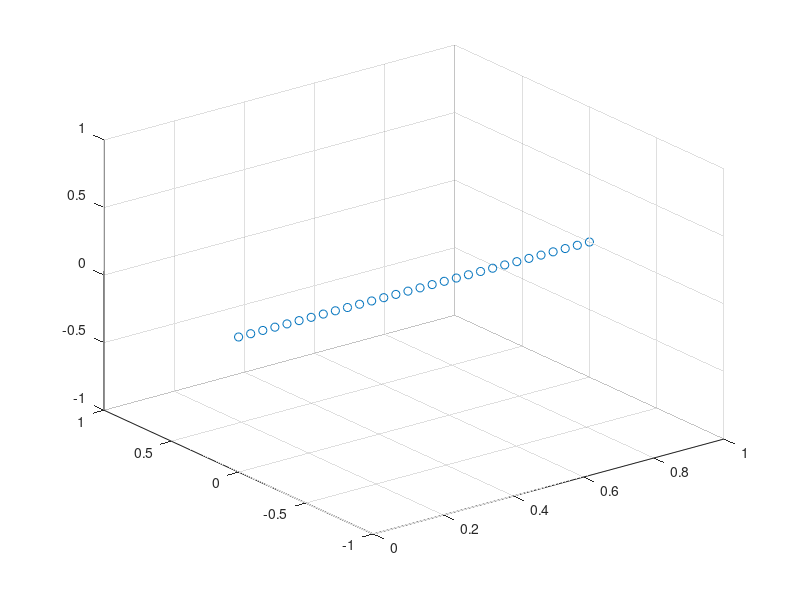

Source code (MATLAB): (Note: this script raises an error after producing the figure.)
clear all; clc; close all

% Using Nystrom discretisation.
l = 1;
m = 30; % number of force nodes to put along a single virion.
eps = l/m;
mu = 1;

k = 1;
kbar = 1;

n_v = 1;
v_nodes = vertcat(linspace(0,1,m), zeros(1,m),zeros(1,m));
b0 = v_nodes(1,2)-v_nodes(1,1);
N = length(v_nodes);
figure 
axis vis3d equal
axis([0 1 -1 1 -1 1])
NN = eye(3*N);

h = 0.01;
t = [0:h:1];

x_1 = v_nodes;
scatter3(x_1(1,:),x_1(2,:),x_1(3,:),'ro')

x_curr = [];

for kk = 1:length(t)
    S = get_reg_stokeslets(x_1,x_1,eps,mu);
    F_elas = get_stretch_forces(x_1,b0,k) + get_bend_forces(x_1,kbar);
    
    resist = get_resistance_mat_virion(NN,eps,x_1,N,x_1,N);
    F_hydro = [resist(1,1); resist(2,2); resist(3,3)];
    F = F_elas + kron(F_hydro,ones(1,N));
    F = horzcat(F(1,:),F(2,:),F(3,:))';
    
    x_1 = horzcat(x_1(1,:),x_1(2,:),x_1(3,:))';  
    x_curr = x_1 + h.*S*F;
    x_curr = vertcat(x_curr(1:N)',x_curr(N+1:2*N)',x_curr(2*N+1:end)');
    
    x_1 = x_curr;
    scatter3(x_curr(1,:),x_curr(2,:),x_curr(3,:),'ro')
    axis([0 1 -1 1 -1 1])
    pause(0.01)
end
